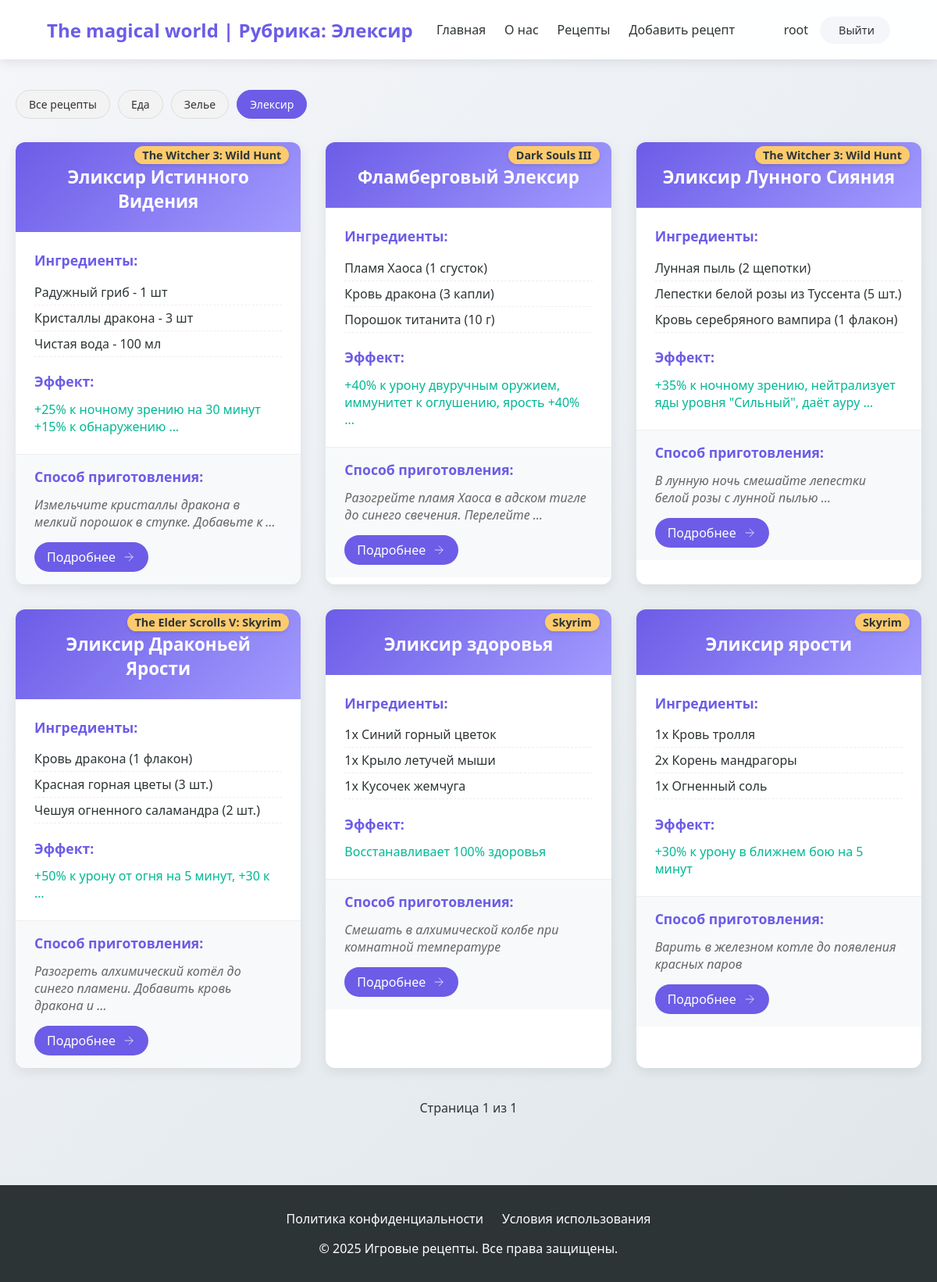
The page /category/Elecsir/ (signed in) on the database its author committed.
### star/models.py (models this page shows, shortened)
class Category(models.Model):
    name = models.CharField(max_length=255, db_index=True, verbose_name = 'Категория')
    slug = models.SlugField(max_length=100, unique=True, db_index=True)
    class Meta:
        verbose_name = 'Категории'
        verbose_name_plural = 'Категории'
    def get_absolute_url(self):
         return reverse('category', kwargs = {'cat_slug' : self.slug})

class recipe(models.Model):
    title = models.CharField(max_length = 255, verbose_name = 'Название')
    slug = models.SlugField(max_length = 255, unique = True, db_index = True, verbose_name = 'slug')
    game = models.CharField(max_length = 255, verbose_name = 'Название игры')
    ingredients = models.JSONField(default =list, blank = True, verbose_name = 'Ингредиенты')
    effect = models.CharField(max_length = 255, verbose_name = 'Эффект')
    preparation = models.CharField(max_length = 255, verbose_name = 'Способ приготовления')
    time_create = models.DateTimeField(auto_now_add = True, verbose_name = 'Время создания')
    time_update = models.DateTimeField(auto_now = True, verbose_name = 'Время изменение')
    cat = models.ForeignKey('Category', on_delete = models.PROTECT, verbose_name = 'Категория')
    author = models.ForeignKey(get_user_model(), on_delete = models.SET_NULL, related_name = 'post', null = True, default = None)
    class Meta:
        verbose_name = 'Лучшие рецепты'
        verbose_name_plural = 'Лучшие рецепты'
        ordering = ['-time_create']
        indexes = [
            models.Index(fields = ['-time_create'])
        ]
    def get_absolute_url(self):
         return reverse('recipe', kwargs = {'recipe_slug' : self.slug})

### star/views.py (the view)
# urls.py: path('category/<slug:cat_slug>/', views.show_category, name='category'),
@login_required
def show_category(request, cat_slug):
    category = get_object_or_404(Category, slug=cat_slug)
    recipes = recipe.objects.filter(cat=category)
    paginator = Paginator(recipes, 6)
    page_number = request.GET.get('page')
    page_obj = paginator.get_page(page_number)
    context = {
        'recipes': recipes,
        'categories': Category.objects.all(),
        'cat_selected': category.pk,
        'title': f'Рубрика: {category.name}',
        'page_obj': page_obj
    }
    return render(request, 'star/catalog.html', context)

### star/templates/star/catalog.html (shortened to what this page needs)
{% extends 'star/base.html' %}
{% load static %}
{% block content %}
<section class="recipes-section">
    <link type="text/css" href="{% static 'star/css/catalog.css' %}" rel="stylesheet">
    <div class="category-filter">
        <div class="category-buttons">
            <a href="{% url 'all_recipes' %}" class="category-btn {% if not cat_selected %}active{% endif %}">
                Все рецепты
            </a>
            {% for category in categories %}
            <a href="{{ category.get_absolute_url }}"
                class="category-btn {% if category.pk == cat_selected %}active{% endif %}">
                {{ category.name }}
            </a>
            {% endfor %}
        </div>
    </div>
    <div class="recipes-grid">
        {% for recipe in page_obj %}
        <div class="recipe-card">
            <div class="recipe-header">
                <h2>{{ recipe.title }}</h2>
                <span class="game-badge">{{ recipe.game }}</span>
            </div>
            <div class="recipe-content">
                <div class="ingredients">
                    <h3>Ингредиенты:</h3>
                    <ul>
                        {% for ingredient in recipe.ingredients|slice:":3" %}
                        <li>{{ ingredient }}</li>
                        {% endfor %}
                    </ul>
                </div>
                <div class="recipe-effects">
                    <h3>Эффект:</h3>
                    <p>{{ recipe.effect|truncatewords:10  }}</p>
                </div>
            </div>
            <div class="recipe-footer">
                <div class="preparation">
                    <h3>Способ приготовления:</h3>
                    <p>{{ recipe.preparation|truncatewords:10 }}</p>
                    <a href="{{ recipe.get_absolute_url }}" class="details-btn">
                        <span>Подробнее</span>
                        <svg width="18" height="18" viewBox="0 0 24 24" fill="none" stroke="currentColor">
                            <path d="M5 12h14M12 5l7 7-7 7"/>
                        </svg>
                    </a>
                </div>
            </div>
        </div>
        {% endfor %}
    </div>
    <div class="pagination">
        <div class="pagination-links">
            <span class="current-page">
                Страница {{ page_obj.number }} из {{ page_obj.paginator.num_pages }}
            </span>
        </div>
    </div>
</section>
{% endblock %}

### star/templates/star/base.html (shortened to what this page needs)
{% load static %}
<!DOCTYPE html>
<html lang="ru">
<head>
    <link type="text/css" href="{% static 'star/css/style.css' %}" rel="stylesheet">
</head>
<body>
    <header>
        <nav>
            <a href="{% url 'home' %}" class="logo">The magical world | {{ title }}</a>
            <div class="nav-links">
                <a href="{% url 'home' %}">Главная</a>
                <a href="{% url 'about' %}">О нас</a>
                <a href="{% url 'catalog' %}">Рецепты</a>
                <a href="{% url 'addpage' %}">Добавить рецепт</a>
            </div>
            <div class="auth-container">
                    {% if user.is_authenticated %}
                        <span class="nav-links">
                            {{ user.username }}
                        </span>
                        <a href="{% url 'users:logout' %}" class="auth-btn logout-btn">
                        Выйти
                        </a>
                    {% endif %}
                </div>
        </nav>
    </header>
    <main class="container">
        {% block content %}{% endblock %}
    </main>
    <footer>
        <div class="footer-links">
            <a href="#">Политика конфиденциальности</a>
            <a href="#">Условия использования</a>
        </div>
        <p>© 2025 Игровые рецепты. Все права защищены.</p>
    </footer>
</body>
</html>

### star/static/star/css/style.css (style rules this page uses)
:root { --primary: #6c5ce7; --secondary: #a29bfe; --dark: #2d3436; --light: #f5f6fa; --success: #00b894; --warning: #fdcb6e; --danger: #d63031; }
* { margin: 0; padding: 0; box-sizing: border-box; font-family: 'Segoe UI', Tahoma, Geneva, Verdana, sans-serif; }
body { background: linear-gradient(135deg, var(--light), #dfe6e9); min-height: 100vh; color: var(--dark); }
header { background: rgba(255, 255, 255, 0.95); box-shadow: 0 2px 15px rgba(0, 0, 0, 0.1); position: fixed; width: 100%; z-index: 1000; }
nav { display: flex; justify-content: space-between; align-items: center; padding: 1.2rem 5%; max-width: 1400px; margin: 0 auto; }
.logo { font-size: 1.5rem; font-weight: 700; color: var(--primary); text-decoration: none; }
.nav-links { display: flex; gap: 1.5rem; }
.nav-links a { color: var(--dark); text-decoration: none; font-weight: 500; padding: 0.5rem 0; position: relative; }
.nav-links a::after { content: ''; position: absolute; bottom: 0; left: 0; width: 0; height: 2px; background: var(--primary); transition: width 0.3s ease; }
.container { max-width: 1200px; margin: 0 auto; padding: 100px 20px 40px; }
footer { background: var(--dark); color: white; padding: 2rem 5%; text-align: center; margin-top: 3rem; }
.footer-links { display: flex; justify-content: center; gap: 1.5rem; margin-bottom: 1rem; }
.footer-links a { color: white; text-decoration: none; }
.recipes-grid { display: grid; grid-template-columns: repeat(auto-fill, minmax(350px, 1fr)); gap: 2rem; }
.recipe-card { background: white; border-radius: 12px; overflow: hidden; box-shadow: 0 5px 15px rgba(0, 0, 0, 0.08); transition: transform 0.3s ease, box-shadow 0.3s ease; }
.recipe-header { padding: 1.5rem; background: linear-gradient(135deg, var(--primary), var(--secondary)); color: white; position: relative; }
.game-badge { position: absolute; top: -10px; right: 15px; background: var(--warning); color: var(--dark); padding: 3px 10px; border-radius: 20px; font-size: 0.8rem; font-weight: 600; }
.recipe-header h2 { font-size: 1.4rem; margin-top: 5px; }
.recipe-content { padding: 1.5rem; }
.ingredients h3, .recipe-effects h3, .preparation h3 { font-size: 1.1rem; margin-bottom: 0.8rem; color: var(--primary); }
.ingredients ul { list-style-type: none; margin-bottom: 1.2rem; }
.ingredients li { padding: 5px 0; border-bottom: 1px dashed #eee; }
.recipe-effects p { color: var(--success); font-weight: 500; }
.recipe-footer { padding: 1rem 1.5rem; background: #f8f9fa; border-top: 1px solid #eee; }
.preparation p { font-style: italic; color: #666; }

### star/static/star/css/catalog.css (style rules this page uses)
.details-btn { display: inline-flex; align-items: center; gap: 8px; padding: 8px 16px; background: var(--primary); color: white; border-radius: 50px; text-decoration: none; font-weight: 500; transition: all 0.3s ease; margin-top: 15px; }
.game-badge { display: inline-block; background: var(--warning); color: var(--dark); padding: 2px 10px; border-radius: 13px; font-size: 0.9rem; font-weight: 600; margin-top: 15px; box-shadow: 0 2px 5px rgba(0,0,0,0.1); transition: all 0.3s ease; }
.recipe-header { padding: 1.5rem; text-align: center; }
.recipe-header h2 { margin-bottom: 0; padding-bottom: 0; }

### star/templates/star/base.html (style rules this page uses)
.auth-container { display: flex; align-items: center; gap: 15px; }
.auth-btn { display: inline-flex; align-items: center; justify-content: center; padding: 8px 16px; border-radius: 30px; font-weight: 500; text-decoration: none; transition: all 0.3s ease; font-size: 0.9rem; border: none; cursor: pointer; }
.logout-btn { background: var(--light); color: var(--dark); padding: 8px 20px 8px 16px; }

### star/templates/star/catalog.html (style rules this page uses)
.pagination { margin-top: 40px; text-align: center; }
.pagination-links { display: inline-flex; gap: 10px; align-items: center; }
.current-page { padding: 0 15px; font-weight: 500; }
.category-filter { margin-bottom: 30px; }
.category-buttons { display: flex; flex-wrap: wrap; gap: 10px; margin-top: 15px; }
.category-btn { padding: 8px 16px; background: #f3f3f3; border-radius: 20px; color: #333; text-decoration: none; font-size: 14px; transition: all 0.3s ease; border: 1px solid #ddd; }
.category-btn.active { background: #6c5ce7; color: white; border-color: #6c5ce7; }

### rows shown on the page
Category: name "Еда"
Category: name "Зелье"
Category: name "Элексир"
recipe: title "Эликсир Истинного Видения", game "The Witcher 3: Wild Hunt", ingredients "Радужный гриб - 1 шт" "Кристаллы дракона - 3 шт" "Чистая вода - 100 мл", effect "+25% к ночному зрению на 30 минут +15% к обнаружению …", preparation "Измельчите кристаллы дракона в мелкий порошок в ступке. Добавьте к …"
recipe: title "Фламберговый Элексир", game "Dark Souls III", ingredients "Пламя Хаоса (1 сгусток)" "Кровь дракона (3 капли)" "Порошок титанита (10 г)", effect "+40% к урону двуручным оружием, иммунитет к оглушению, ярость +40% …", preparation "Разогрейте пламя Хаоса в адском тигле до синего свечения. Перелейте …"
recipe: title "Эликсир Лунного Сияния", game "The Witcher 3: Wild Hunt", ingredients "Лунная пыль (2 щепотки)" "Лепестки белой розы из Туссента (5 шт.)" "Кровь серебряного вампира (1 флакон)", effect "+35% к ночному зрению, нейтрализует яды уровня \"Сильный\", даёт ауру …", preparation "В лунную ночь смешайте лепестки белой розы с лунной пылью …"
recipe: title "Эликсир Драконьей Ярости", game "The Elder Scrolls V: Skyrim", ingredients "Кровь дракона (1 флакон)" "Красная горная цветы (3 шт.)" "Чешуя огненного саламандра (2 шт.)", effect "+50% к урону от огня на 5 минут, +30 к …", preparation "Разогреть алхимический котёл до синего пламени. Добавить кровь дракона и …"
recipe: title "Эликсир здоровья", game "Skyrim", ingredients "1x Синий горный цветок" "1x Крыло летучей мыши" "1x Кусочек жемчуга", effect "Восстанавливает 100% здоровья", preparation "Смешать в алхимической колбе при комнатной температуре"
recipe: title "Эликсир ярости", game "Skyrim", ingredients "1x Кровь тролля" "2x Корень мандрагоры" "1x Огненный соль", effect "+30% к урону в ближнем бою на 5 минут", preparation "Варить в железном котле до появления красных паров"

### other values the page prints
{{ title }} "Рубрика: Элексир"
{{ user.username }} "root"
{{ page_obj.number }} "1"
{{ page_obj.paginator.num_pages }} "1"
